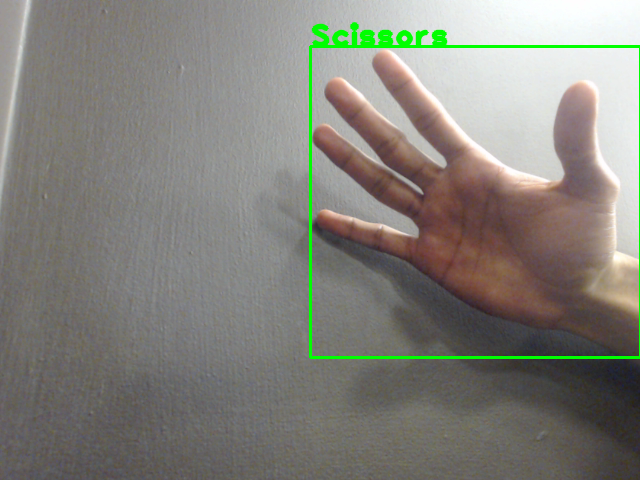
#> input picture imgs/paper_failure.png, 640 x 480 px, given in place of the camera
$ python signDetect.py
#> lines starting #> are read from the running program, lines starting #| are printed output that depends on the picture; after the words box and inside, x2 and y2 are one past the last pixel; in counts of white or black regions, pixels touching at a corner belong together
### helperfunctions.py
import numpy as np
import cv2
from collections import deque


# # skin color detection

# In[2]:


# Function that detects whether a pixel belongs to the skin based on RGB values
# src - the source color image
# dst - the destination grayscale image where skin pixels are colored white and the rest are colored black
# [14 lines left out: function mySkinDetect, not called in this run]


# # frame-to-frame differencing

# In[3]:


# Function that does frame differencing between the current frame and the first_frameious frame
# first_frame - the first_frameious color image
# curr - the current color image
# dst - the destination grayscale image where pixels are colored white if the corresponding pixel intensities in the current
# and first_frameious image are not the same
def myFrameDifferencing(hull, curr_frame):

    lastX = curr_frame[0]
    lastY = curr_frame[1]
    prev = (lastX, lastY)

    currX = hull[0][0][0]
    currY = hull[0][0][1]
    curr = (currX, currY)

    motion = (abs(currX - lastX) > 25 and lastX != 0) or (abs(currY - lastY) > 25 and lastY != 0)

    return motion, prev, curr

# # motion energy templates
# * example 1: the bottom row displays a cumulative binary motion energy image sequence corresponding to the frames above
# ![title](mh1.png)
# * example 2: pixel intensity is a function of the motion history at that location, where brighter values correspond to more recent motion, three actions: sit-down, arms-raise, crouch-down
# ![title](mh2.png)

# In[4]:


# Function that accumulates the frame differences for a certain number of pairs of frames
# mh - vector of frame difference images
# dst - the destination grayscale image to store the accumulation of the frame difference images
# [101 lines left out: functions myMotionEnergy, main, takeIMG, not called in this run]

### signDetect.py
import helperfunctions as hf
import numpy as np
import cv2
import time

# Open camera cap
cap = cv2.VideoCapture(1)

# Keep track os prev frame to frame differences
lastX = 0
currX = 0
lastY = 0
currY = 0
prev = (lastX, lastY)
curr = (currX, currY)

# Maintain number of pics outputted
img_counter = 0

while True:
    # Read frame from cap
    _, frame = cap.read()
#> frame is the input picture: shape (480, 640, 3); mean B, G, R 122.7, 129.8, 131.1

    # Convert frame to HSV to match with skin range
    hsv = cv2.cvtColor(frame, cv2.COLOR_BGR2HSV)
#> hsv: shape (480, 640, 3); mean H, S, V 55.4, 27, 136.1
    lower_skin = np.array([0,20,70], dtype = np.uint8)
    upper_skin = np.array([20,255,255], dtype = np.uint8)

    # Preprocess the img (Match Skin, Erode, Dilate, Gaussian Blur)
    mask0 = cv2.inRange(hsv, lower_skin, upper_skin)
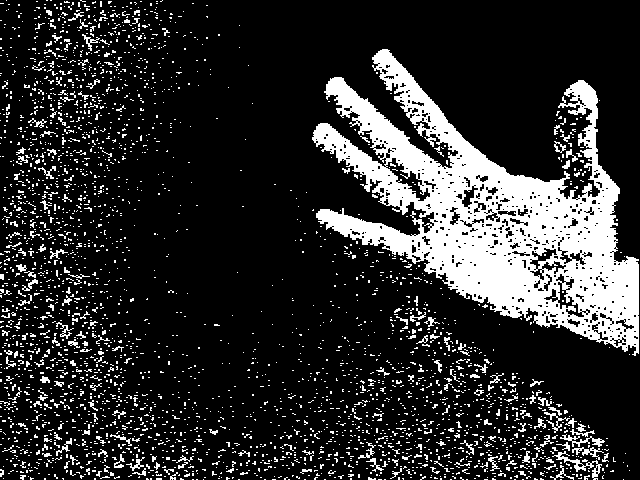
#> mask0: shape (480, 640); 18.2% white; 3054 white regions (2880 under 20 px), largest, box (x1, y1, x2, y2) and area: (312, 49, 639, 356) 37561, (552, 451, 602, 480) 282, (560, 434, 605, 447) 191
    mask1 = cv2.erode(mask0, None, iterations = 2)
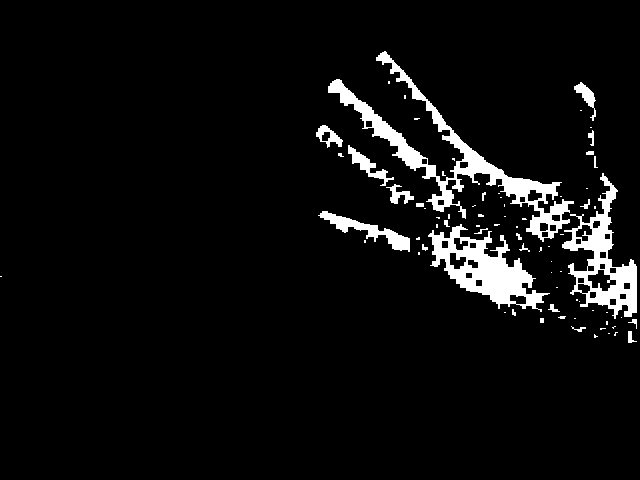
#> mask1: shape (480, 640); 5.5% white; 75 white regions (50 under 20 px), largest, box (x1, y1, x2, y2) and area: (328, 51, 574, 242) 6132, (428, 224, 550, 312) 4100, (562, 173, 637, 319) 3536
    mask2 = cv2.dilate(mask1, None, iterations = 4)
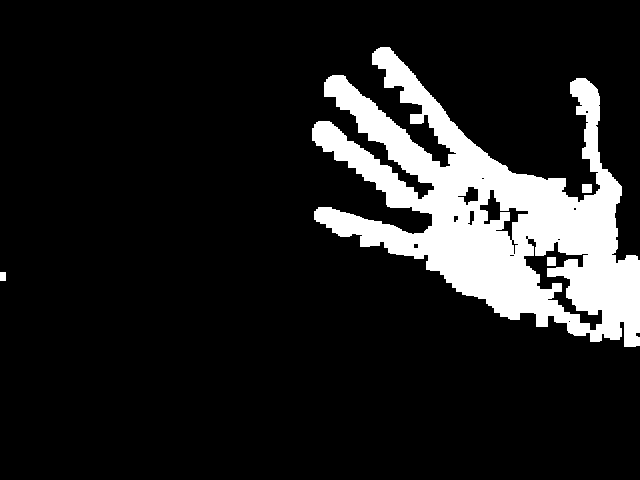
#> mask2: shape (480, 640); 13.1% white; 4 white regions
    mask3 = cv2.GaussianBlur(mask2, (5,5), 100)
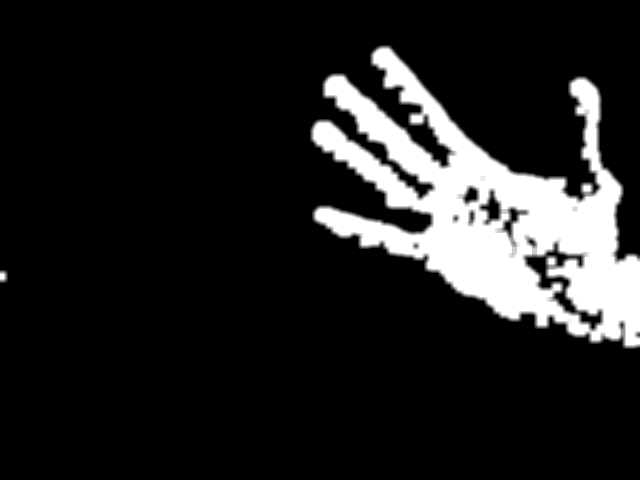
#> mask3: shape (480, 640); min 0, max 255, mean 33.5

    # Create Contours
    contours, hierarchy = cv2.findContours(mask3,cv2.RETR_EXTERNAL,cv2.CHAIN_APPROX_TC89_L1)
#> contours = 2 contours; box (x1, y1, x2, y2) and area: (310, 45, 640, 349) 47900, (0, 270, 8, 283) 84

    # Choose largest area contour
    ci = 0
    num_cnts = len(contours)
#> num_cnts = 2
    if num_cnts != 0:
        for i in range(len(contours)):
            cnt=contours[i]
            area = cv2.contourArea(cnt)
            if(area>800):
                max_area=area
                ci=i
#> this loop made 2 passes
#> (area, max_area, ci) on pass 2: (47900.5, 47900.5, 1)
#> (cnt, area) on pass 1: ([[0, 270], [0, 282], [7, 282], [7, 270]], 84)
        cnt=contours[ci]
#> cnt = contour of 401 points, box (x1, y1, x2, y2) (310, 45, 640, 349), area 47900

        # Draw convex hull
        hull = cv2.convexHull(cnt)
#> hull = contour of 23 points, box (x1, y1, x2, y2) (310, 45, 640, 349), area 73342

        # Maintain moments for motion
        moments = cv2.moments(cnt)
#> moments = moments, m00 47900.5, centre m10/m00, m01/m00 = (488.1, 210.8)
        if moments['m00']!=0:
            cx = int(moments['m10']/moments['m00']) # cx = M10/M00
#> cx = 488
            cy = int(moments['m01']/moments['m00']) # cy = M01/M00
#> cy = 210
            centr=(cx,cy)
#> centr = (488, 210)


        cnt = cv2.approxPolyDP(cnt,0.01*cv2.arcLength(cnt,True),True)
#> cnt = contour of 15 points, box (x1, y1, x2, y2) (310, 46, 640, 348), area 47739
        hull2 = cv2.convexHull(cnt, returnPoints = False)
#> hull2 = [12, 8, 7, 6, 5, 3, 0]
        defects = cv2.convexityDefects(cnt,hull2)
#> defects = [[12, 0, 14, 33115], [0, 3, 1, 20903], [3, 5, 4, 29748], [8, 12, 11, 30175]]

        i = 0
        mind=0
        maxd=0
        if defects is not None:
            for i in range(defects.shape[0]):
                s,e,f,d = defects[i,0]
                start = tuple(cnt[s][0])
                end = tuple(cnt[e][0])
                far = tuple(cnt[f][0])
                dist = cv2.pointPolygonTest(cnt,centr,True)
                cv2.line(mask3,start,end,[255,0,0],2)
                cv2.circle(mask3,far,10,[255,0,0],-1)
#> this loop made 4 passes
#> (s, e, f, d, start, end, far) on passes 1 to 4: (12, 0, 14, 33115, (392, 46), (324, 77), (445, 164)), (0, 3, 1, 20903, (324, 77), (310, 142), (389, 163)), (3, 5, 4, 29748, (310, 142), (314, 223), (430, 216)), (8, 12, 11, 30175, (591, 79), (392, 46), (570, 195))
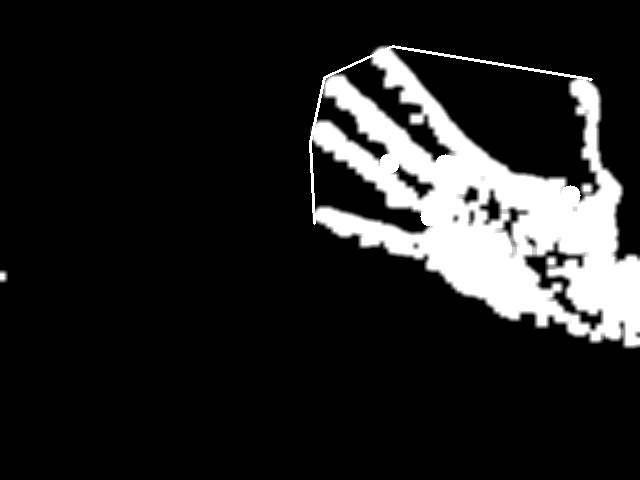
#> mask3: shape (480, 640); 0.66% of pixels changed, all inside (x1, y1, x2, y2) = (309, 45, 593, 227)
            print(i)
#| 3

            x,y,w,h = cv2.boundingRect(cnt)
#> x = 310; y = 46; w = 330; h = 302
            cv2.rectangle(frame,(x,y),(x+w,y+h),(0,255,0),2)


            waving, prev, curr = hf.myFrameDifferencing(hull, curr)
#> in myFrameDifferencing, `currX = hull[0][0][0]`: currX = 392
#> in myFrameDifferencing, `currY = hull[0][0][1]`: currY = 46
#> in myFrameDifferencing, `curr = (currX, currY)`: curr = (392, 46)
#> in myFrameDifferencing, `motion = (abs(currX - lastX) > 25 and lastX != 0) or (abs(currY - last..`: motion = False
#> waving = False; prev = (0, 0); curr = (392, 46)
            if waving:
                cv2.putText(frame, "Waving", (0,50), cv2.FONT_HERSHEY_PLAIN, 3, (0,255,0), 3, cv2.LINE_AA)

            if i >= 2 and i <= 3:
                cv2.putText(frame, "Scissors", (x,y), cv2.FONT_HERSHEY_PLAIN, 2, (0,255,0), 3, cv2.LINE_AA)
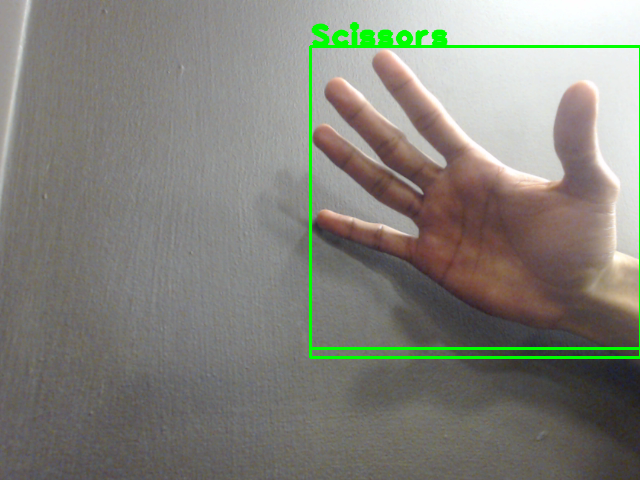
#> frame: shape (480, 640, 3); mean B, G, R 122.4, 130.4, 130.8
            elif i >= 4  and i <= 6:
                cv2.putText(frame, "Paper", (x+(w//3),y), cv2.FONT_HERSHEY_PLAIN, 2, (0,255,0), 3, cv2.LINE_AA)
            elif i == 1:
                cv2.putText(frame, "Rock", (x+(w//3),y), cv2.FONT_HERSHEY_PLAIN, 2, (0,255,0), 3, cv2.LINE_AA)
            else:
                cv2.putText(frame, "Please present hand sign", (0,50), cv2.FONT_HERSHEY_PLAIN, 2, (0,0,0), 3, cv2.LINE_AA)
    else:
        cv2.putText(frame, "Please present hand sign", (0,50), cv2.FONT_HERSHEY_PLAIN, 2, (0,0,0), 3, cv2.LINE_AA)


    cv2.imshow("Detect Sign", frame)
    cv2.imshow("Mask3", mask3)

    k = cv2.waitKey(1)
#> (key q is pressed here)

    if k%256 == 27:
        # ESC pressed
        print("Escape hit, closing...")
        break
    elif k%256 == 32:
        # SPACE pressed
        img_name = "opencv_frame_{}.png".format(img_counter)
        cv2.imwrite(img_name, frame)
        print("{} written!".format(img_name))
        img_counter += 1


    if k & 0xFF == ord('q'):
        break

cap.release()
cv2.destroyAllWindows()

$ run again, on imgs/paper_success_1.png
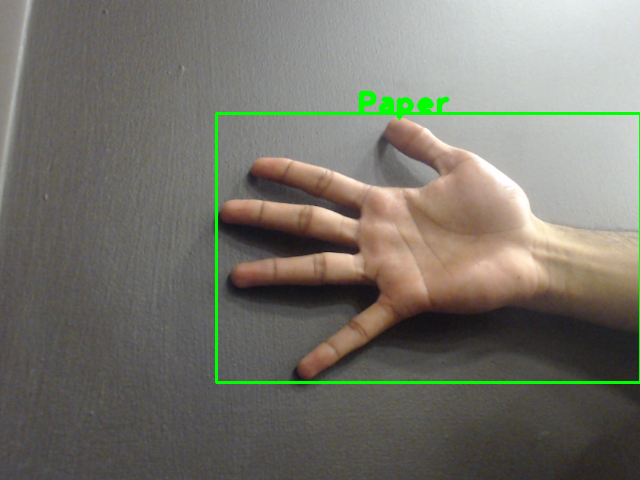
#> input picture imgs/paper_success_1.png, 640 x 480 px, given in place of the camera
#> frame is the input picture: shape (480, 640, 3); mean B, G, R 107.4, 116.3, 118.1
#> hsv: shape (480, 640, 3); mean H, S, V 51, 30.9, 122.9
#> mask0: shape (480, 640); 21.8% white; 3057 white regions (2804 under 20 px), largest, box (x1, y1, x2, y2) and area: (220, 117, 639, 379) 44836, (532, 398, 570, 425) 245, (444, 412, 476, 432) 194
#> mask1: shape (480, 640); 12.2% white; 5 white regions (4 under 20 px), largest, box (x1, y1, x2, y2) and area: (222, 120, 637, 376) 37440
#> mask2: shape (480, 640); 15.8% white; 1 white region
#> contours = 1 contour; box (x1, y1, x2, y2) and area: (216, 114, 640, 382) 52209
#> num_cnts = 1
#> the loop `for i in range(len(contours)):` made 1 pass
#> (area, max_area, ci) on pass 1: (52209, 52209, 0)
#> `cnt=contours[ci]`: cnt = contour of 306 points, box (x1, y1, x2, y2) (216, 114, 640, 382), area 52209
#> hull = contour of 17 points, box (x1, y1, x2, y2) (216, 114, 640, 382), area 79725
#> moments = moments, m00 52209, centre m10/m00, m01/m00 = (425.7, 244.1)
#> cx = 425
#> cy = 244
#> centr = (425, 244)
#> `cnt = cv2.approxPolyDP(cnt,0.01*cv2.arcLength(cnt,True),True)`: cnt = contour of 18 points, box (x1, y1, x2, y2) (216, 115, 640, 382), area 49468
#> hull2 = [15, 11, 9, 8, 6, 3, 0]
#> defects = [[15, 0, 17, 20276], [0, 3, 1, 29264], [3, 6, 4, 29574], [6, 8, 7, 11986], [9, 11, 10, 10795], [11, 15, 14, 17229]]
#> the loop `for i in range(defects.shape[0]):` made 6 passes
#> (s, e, f, d, start, end, far) on passes 1 to 6: (15, 0, 17, 20276, (254, 153), (216, 203), (317, 201)), (0, 3, 1, 29264, (216, 203), (234, 289), (342, 247)), (3, 6, 4, 29574, (234, 289), (301, 381), (374, 285)), (6, 8, 7, 11986, (301, 381), (639, 322), (424, 312)), (9, 11, 10, 10795, (639, 234), (413, 115), (539, 229)), (11, 15, 14, 17229, (413, 115), (254, 153), (418, 183))
#> after the loop `for i in range(defects.shape[0]):`:
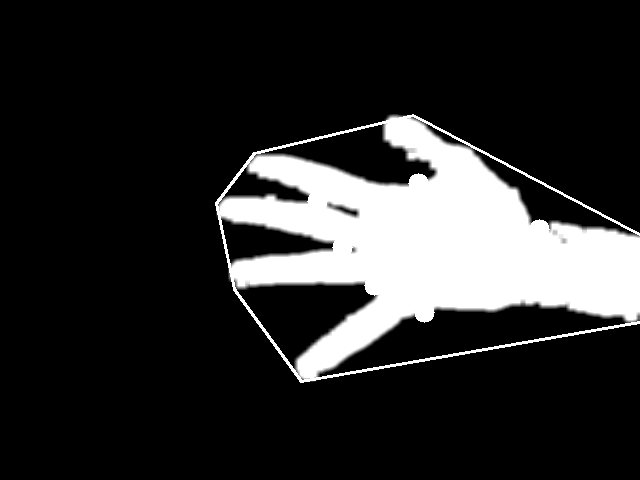
#> mask3: shape (480, 640); min 0, max 255, mean 43.4
#| 5
#> x = 216; y = 115; w = 424; h = 267
#> currX = 400
#> currY = 114
#> in myFrameDifferencing, `curr = (currX, currY)`: curr = (400, 114)
#> motion = False
#> `waving, prev, curr = hf.myFrameDifferencing(hull, curr)`: prev = (0, 0); curr = (400, 114)
#> `cv2.putText(frame, "Paper", (x+(w//3),y), cv2.FONT_HERSHEY_PLAIN, 2, (..`:
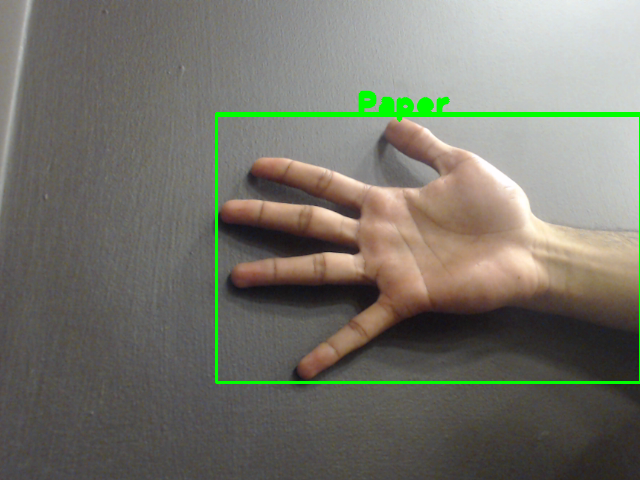
#> frame: shape (480, 640, 3); mean B, G, R 106.8, 116.6, 117.6
